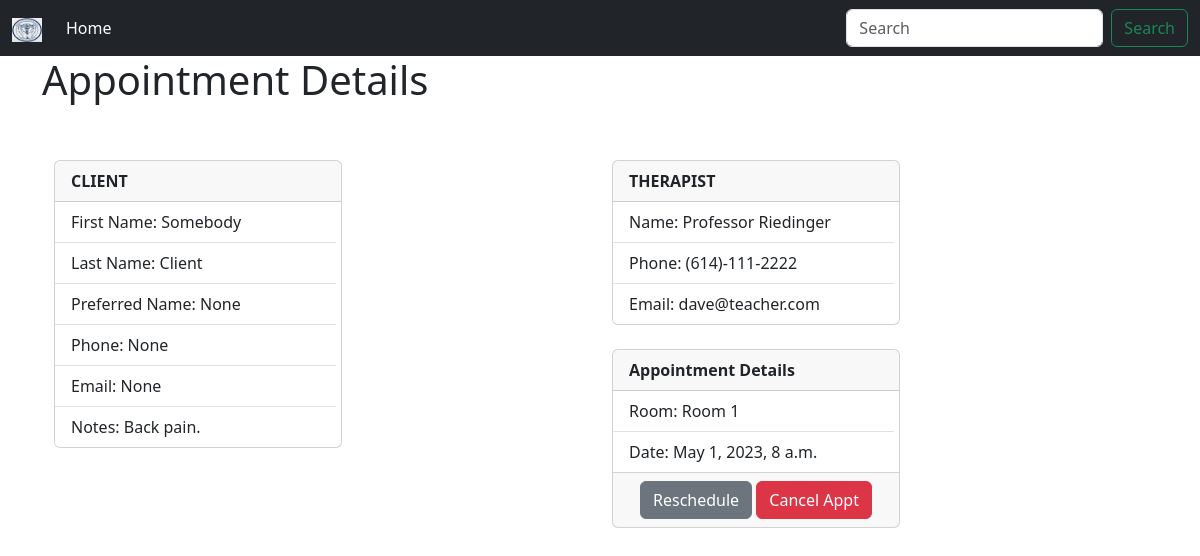
The page /appt_dtls/10 on the database its author committed.
### website/models.py (models this page shows, shortened)
class Apptmnts(models.Model):
	client_name = models.ForeignKey(Clients, on_delete=models.DO_NOTHING)
	therapist_name = models.ForeignKey(Therapists, on_delete=models.DO_NOTHING)
	appt_date = models.DateTimeField('Appointment Date')
	room = models.ForeignKey(Rooms, on_delete=models.DO_NOTHING)

class Clients(models.Model):
	first_name = models.CharField('First Name', max_length=100)
	last_name = models.CharField('Last Name', max_length=100)
	disp_name = models.CharField('Display Name', max_length=200, blank=True, null=True)
	email = models.EmailField('Email Address', blank=True, null=True)
	c_phone = models.CharField('Cell Phone', max_length=14, blank=True, null=True)
	notes = models.TextField(blank=True)

class Therapists(models.Model):
	first_name = models.CharField('First Name', max_length=100)
	last_name = models.CharField('Last Name', max_length=100)
	disp_name = models.CharField('Display Name', max_length=200, blank=True, null=True)
	studentID = models.CharField('Student ID', max_length=10)
	email = models.EmailField('Email Address', blank=True, null=True)
	c_phone = models.CharField('Cell Phone', max_length=14, blank=True, null=True)
	schedule = models.DateTimeField('Schedule', blank=True, null=True)

class Rooms(models.Model):
	number = models.CharField('Room Number', max_length=6)
	available = models.BooleanField(default=True)
	def __str__(self):
		return self.number

### website/views.py (the view)
# urls.py: path('appt_dtls/<pk>', views.appt_dtls, name='appt_dtls'),
def appt_dtls(request, pk):
	appt = Apptmnts.objects.get(pk=pk)
	return render(request, 'website/appt_dtls.html', {'appt':appt})

### website/templates/website/appt_dtls.html
{% extends 'website/base.html' %}
{% block content %}
	<h1>Appointment Details</h1><br/><br/>
	<div class="container">
        <div class="row">
            <div class="col-lg-6 mb-4">
				<div class="card" style="width: 18rem;">
					<div class="card-header">
						<strong>CLIENT</strong><br/>
					</div>
					<ul class="list-group list-group-flush">
						<li class="list-group-item">First Name: {{ appt.client_name.first_name }}</li>
						<li class="list-group-item">Last Name: {{ appt.client_name.last_name }}</li>
						<li class="list-group-item">Preferred Name: {{ appt.client_name.disp_name }}</li>
						<li class="list-group-item">Phone: {{ appt.client_name.c_phone }}</li>
						<li class="list-group-item">Email: {{ appt.client_name.email }}</li>
						<li class="list-group-item">Notes: {{ appt.client_name.notes }}</li>
					</ul>
				</div>
			</div>
			<div class="col-lg-6 mb-4">
				<div class="card" style="width: 18rem;">
					<div class="card-header">
						<strong>THERAPIST</strong><br/>
					</div>
					<ul class="list-group list-group-flush">
						<li class="list-group-item">Name: {{ appt.therapist_name.disp_name }}</li>
						<li class="list-group-item">Phone: {{ appt.therapist_name.c_phone }}</li>
						<li class="list-group-item">Email: {{ appt.therapist_name.email }}</li>
					</ul>
				</div><br>
				<div class="card" style="width: 18rem;">
					<div class="card-header">
						<strong>Appointment Details</strong><br/>
					</div>
					<ul class="list-group list-group-flush">
						<li class="list-group-item">Room: {{ appt.room }}</li>
						<li class="list-group-item">Date: {{ appt.appt_date }}</li>
					</ul>
					<div class="card-footer">
						<center>
							<a href="#" class="btn btn-secondary">Reschedule</a>
							<a href="#" class="btn btn-danger">Cancel Appt</a>
						</center>
					</div>
				</div>
			</div>
		</div>
	</div>
{% endblock %}

### website/static/css/styles.css (style rules this page uses)
ul { height: 100%; padding: 0px 5px 0px 20px; }
a { color: #17a2b8; }

### rows shown on the page
Apptmnts: client_name.first_name "Somebody", client_name.last_name "Client", client_name.disp_name "None", client_name.c_phone "None", client_name.email "None", client_name.notes "Back pain.", therapist_name.disp_name "Professor Riedinger", therapist_name.c_phone "(614)-111-2222", therapist_name.email "dave@teacher.com", room "Room 1", appt_date "May 1, 2023, 8 a.m."
